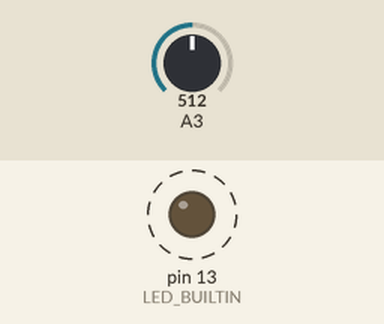
Recording of a sketch running on a simulated Arduino Uno, built with avr-gcc and run on an emulated ATmega328P. Shown: output pins drawn as LEDs (lit = HIGH). Dashed ring = blinking. Inputs (shaded band) come from the test bench; at power-on: A3 = 512. What the sketch prints to the serial monitor is not drawn.

Above: at 0.05 s.
Timing chart, 0 to 3.0 s (numbered marks = the images above):
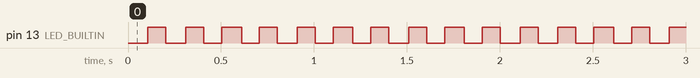

Measured:
- by itself, pin 13 (LED_BUILTIN): alternates HIGH for 0.10 s and LOW for 0.10 s

The sketch:

plotter.ino
```cpp
long previousTime = 0;
long currentTime = 0;
bool state = 0;

void setup() {
  pinMode(LED_BUILTIN, OUTPUT);
  analogWrite(LED_BUILTIN, HIGH);
  Serial.begin(115200);
}

int generateSquareSignal(long currentTime) {
  int state = round(currentTime / 100) % 2;
  digitalWrite(LED_BUILTIN, (HIGH - LOW) * state + LOW);
}

int generateTriangleSignal(long currentTime) {
  // Cannot get proper readings with this function - in progress
  float step = ((float) (round(currentTime / 30) % 20)) / 20;
  float value = ((float) (HIGH - LOW)) * step + LOW;

  analogWrite(9, (value * 255) / 10);
}

void loop() {
  delay(10);
  float test = analogRead(3);
  Serial.println(test);

  currentTime = millis();
  generateSquareSignal(currentTime);
}
```
